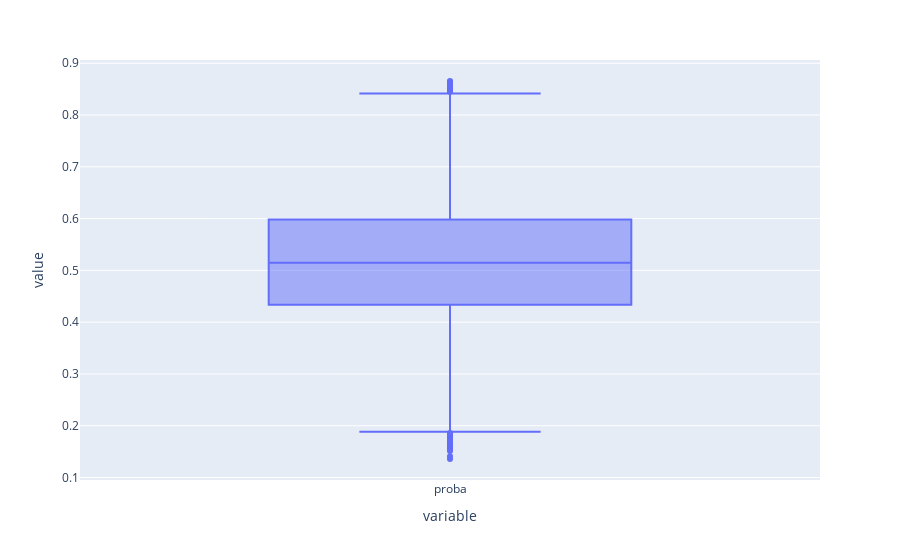

Notebook code cell kept with this figure:
### Code cell
px.box(backtest['proba'])

### Figure 1 — Plotly figure (JSON) as saved in the notebook; plotly's stock layout.template omitted (floating-point values rounded to 4 significant figures; data arrays with more than 128 entries replaced by an {"elided": "..."} marker saying what was removed)
{"data": [{"alignmentgroup": "True", "hovertemplate": "variable=%{x}<br>value=%{y}<extra></extra>", "legendgroup": "", "marker": {"color": "#636efa"}, "name": "", "notched": false, "offsetgroup": "", "orientation": "v", "showlegend": false, "type": "box", "x": {"elided": "8734 str values"}, "x0": " ", "xaxis": "x", "y": {"elided": "8734 float values"}, "y0": " ", "yaxis": "y"}], "layout": {"boxmode": "group", "legend": {"tracegroupgap": 0}, "margin": {"t": 60}, "xaxis": {"anchor": "y", "domain": [0, 1], "title": {"text": "variable"}}, "yaxis": {"anchor": "x", "domain": [0, 1], "title": {"text": "value"}}}}
